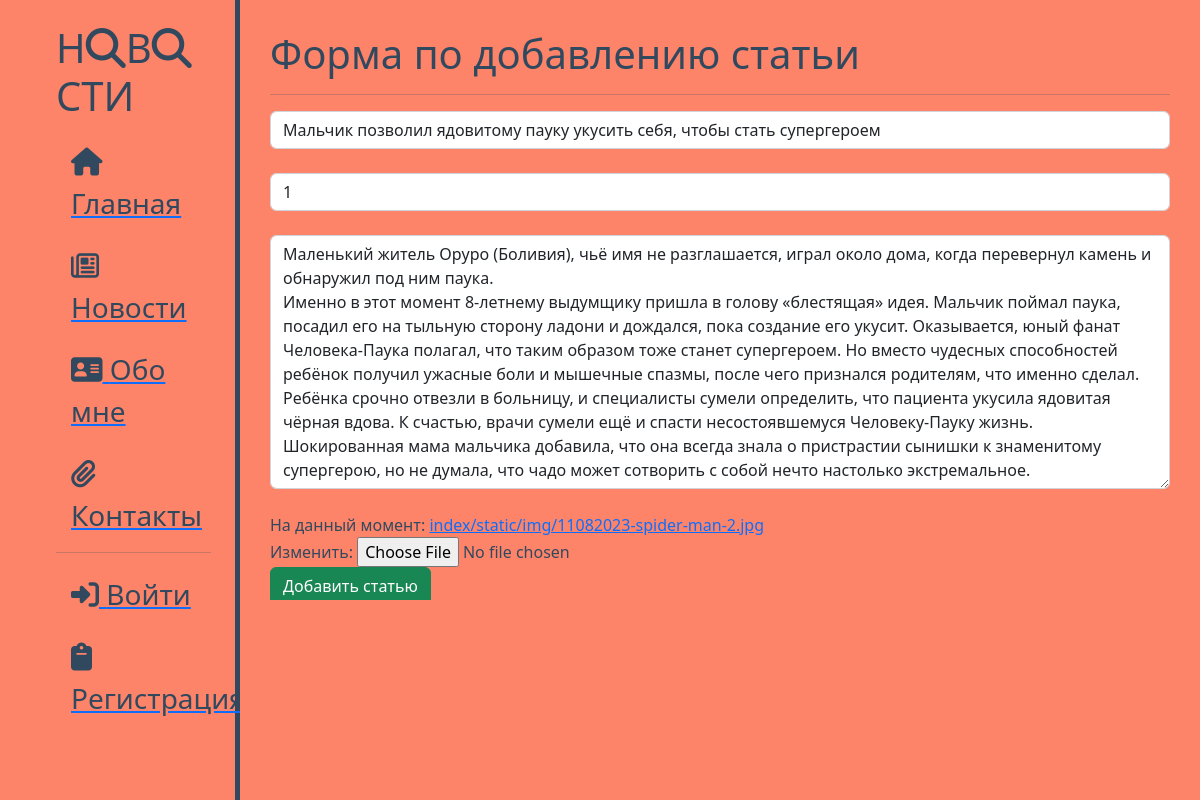
Screenshot of /product/1/update with the database file from the repository.
### index/models.py (models this page shows, shortened)
class Product(models.Model):
    product_name = models.CharField(max_length=512)
    product_category = models.ForeignKey(Category, on_delete=models.CASCADE)
    product_des = models.TextField(blank=True)
    product_photo = models.ImageField(upload_to='index\static\img')
    class Meta:
        verbose_name = 'Новость'
        verbose_name_plural = 'Новости'

### index/views.py (the view)
# urls.py: path('product/<int:pk>/update', views.NewsUpdateView.as_view(), name='news-update'),
class NewsUpdateView(UpdateView):
    model = Product
    template_name = 'create.html'
    form_class = ProductForm

### index/forms.py
class ProductForm(ModelForm):
    product_photo = forms.ImageField()
    class Meta:
        model = Product
        fields = ['product_name', 'product_category', 'product_des', 'product_photo']
        widgets = {
            "product_name": TextInput(attrs={'class': 'form-control', 'placeholder': 'Название статьи'}),
            "product_category": TextInput(attrs={'class': 'form-control', 'placeholder': 'Анонс статьи'}),
            "product_des": Textarea(attrs={'class': 'form-control', 'placeholder': 'Текст статьи'}),
        }

### index/templates/create.html (shortened to what this page needs)
{% extends 'layout.html' %}
{% block content %}
    <h1>Форма по добавлению статьи</h1>
    <hr>
    <form method="post">
        {{ form.product_name }}<br>
        {{ form.product_category }}<br>
        {{ form.product_des }}<br>
        {{ form.product_photo }}<br>
      <button class="btn btn-success" type="submit">Добавить статью</button>
    </form>
{% endblock %}

### index/static/css/index.css (style rules this page uses)
body { background: #fd8469; }

### rows the page displays
Product: product_name "Мальчик позволил ядовитому пауку укусить себя, чтобы стать супергероем", product_category "1", product_des "Маленький житель Оруро (Боливия), чьё имя не разглашается, играл около дома, когда перевернул камень и обнаружил под ним паука. Именно в этот момент 8-летнему выдумщику пришла в голову «блестящая» идея. Мальчик поймал паука, посадил его на тыльную сторону ладони и дождался, пока создание его укусит. Оказывается, юный фанат Человека-Паука полагал, что таким образом тоже станет супергероем. Но вместо чудесных способностей ребёнок получил ужасные боли и мышечные спазмы, после чего признался родителям, что именно сделал. Ребёнка срочно отвезли в больницу, и специалисты сумели определить, что пациента укусила ядовитая чёрная вдова. К счастью, врачи сумели ещё и спасти несостоявшемуся…"
